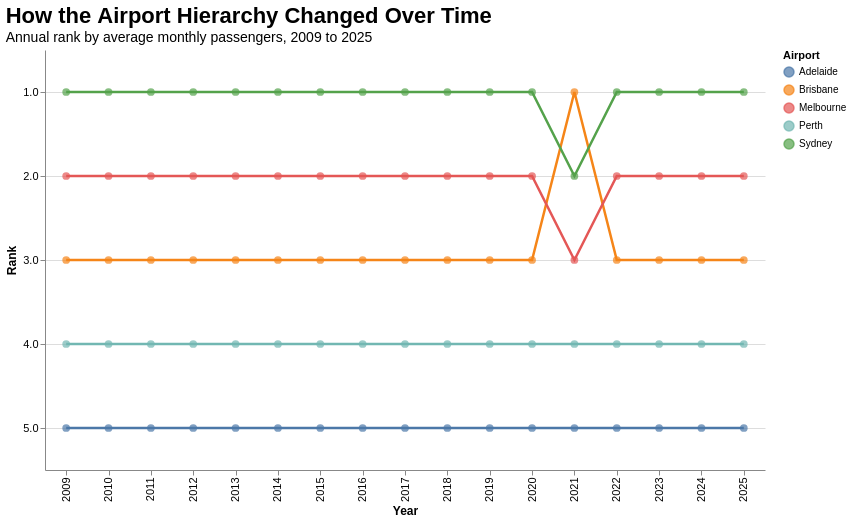

Here is the Vega-Lite specification saved for this chart:
### Vega-Lite specification from a JSON file in a GitHub repository (floating-point values rounded to 4 significant figures)
{"$schema": "https://vega.github.io/schema/vega-lite/v5.json", "width": 720, "height": 420, "title": {"text": "How the Airport Hierarchy Changed Over Time", "subtitle": "Annual rank by average monthly passengers, 2009 to 2025", "anchor": "start"}, "data": {"values": [{"year": 2009, "airport": "ADELAIDE", "total_passengers": 570100.0, "rank": 5.0, "airport_name": "Adelaide"}, {"year": 2009, "airport": "BRISBANE", "total_passengers": 1559000.0, "rank": 3.0, "airport_name": "Brisbane"}, {"year": 2009, "airport": "MELBOURNE", "total_passengers": 2074000.0, "rank": 2.0, "airport_name": "Melbourne"}, {"year": 2009, "airport": "PERTH", "total_passengers": 801300.0, "rank": 4.0, "airport_name": "Perth"}, {"year": 2009, "airport": "SYDNEY", "total_passengers": 2750000.0, "rank": 1.0, "airport_name": "Sydney"}, {"year": 2010, "airport": "ADELAIDE", "total_passengers": 607600.0, "rank": 5.0, "airport_name": "Adelaide"}, {"year": 2010, "airport": "BRISBANE", "total_passengers": 1635000.0, "rank": 3.0, "airport_name": "Brisbane"}, {"year": 2010, "airport": "MELBOURNE", "total_passengers": 2283000.0, "rank": 2.0, "airport_name": "Melbourne"}, {"year": 2010, "airport": "PERTH", "total_passengers": 871100.0, "rank": 4.0, "airport_name": "Perth"}, {"year": 2010, "airport": "SYDNEY", "total_passengers": 2971000.0, "rank": 1.0, "airport_name": "Sydney"}, {"year": 2011, "airport": "ADELAIDE", "total_passengers": 585100.0, "rank": 5.0, "airport_name": "Adelaide"}, {"year": 2011, "airport": "BRISBANE", "total_passengers": 1694000.0, "rank": 3.0, "airport_name": "Brisbane"}, {"year": 2011, "airport": "MELBOURNE", "total_passengers": 2306000.0, "rank": 2.0, "airport_name": "Melbourne"}, {"year": 2011, "airport": "PERTH", "total_passengers": 947100.0, "rank": 4.0, "airport_name": "Perth"}, {"year": 2011, "airport": "SYDNEY", "total_passengers": 2973000.0, "rank": 1.0, "airport_name": "Sydney"}, {"year": 2012, "airport": "ADELAIDE", "total_passengers": 588900.0, "rank": 5.0, "airport_name": "Adelaide"}, {"year": 2012, "airport": "BRISBANE", "total_passengers": 1756000.0, "rank": 3.0, "airport_name": "Brisbane"}, {"year": 2012, "airport": "MELBOURNE", "total_passengers": 2410000.0, "rank": 2.0, "airport_name": "Melbourne"}, {"year": 2012, "airport": "PERTH", "total_passengers": 1052000.0, "rank": 4.0, "airport_name": "Perth"}, {"year": 2012, "airport": "SYDNEY", "total_passengers": 3084000.0, "rank": 1.0, "airport_name": "Sydney"}, {"year": 2013, "airport": "ADELAIDE", "total_passengers": 614500.0, "rank": 5.0, "airport_name": "Adelaide"}, {"year": 2013, "airport": "BRISBANE", "total_passengers": 1787000.0, "rank": 3.0, "airport_name": "Brisbane"}, {"year": 2013, "airport": "MELBOURNE", "total_passengers": 2518000.0, "rank": 2.0, "airport_name": "Melbourne"}, {"year": 2013, "airport": "PERTH", "total_passengers": 1075000.0, "rank": 4.0, "airport_name": "Perth"}, {"year": 2013, "airport": "SYDNEY", "total_passengers": 3179000.0, "rank": 1.0, "airport_name": "Sydney"}, {"year": 2014, "airport": "ADELAIDE", "total_passengers": 641600.0, "rank": 5.0, "airport_name": "Adelaide"}, {"year": 2014, "airport": "BRISBANE", "total_passengers": 1829000.0, "rank": 3.0, "airport_name": "Brisbane"}, {"year": 2014, "airport": "MELBOURNE", "total_passengers": 2616000.0, "rank": 2.0, "airport_name": "Melbourne"}, {"year": 2014, "airport": "PERTH", "total_passengers": 1078000.0, "rank": 4.0, "airport_name": "Perth"}, {"year": 2014, "airport": "SYDNEY", "total_passengers": 3228000.0, "rank": 1.0, "airport_name": "Sydney"}, {"year": 2015, "airport": "ADELAIDE", "total_passengers": 639300.0, "rank": 5.0, "airport_name": "Adelaide"}, {"year": 2015, "airport": "BRISBANE", "total_passengers": 1835000.0, "rank": 3.0, "airport_name": "Brisbane"}, {"year": 2015, "airport": "MELBOURNE", "total_passengers": 2733000.0, "rank": 2.0, "airport_name": "Melbourne"}, {"year": 2015, "airport": "PERTH", "total_passengers": 1050000.0, "rank": 4.0, "airport_name": "Perth"}, {"year": 2015, "airport": "SYDNEY", "total_passengers": 3317000.0, "rank": 1.0, "airport_name": "Sydney"}, {"year": 2016, "airport": "ADELAIDE", "total_passengers": 660000.0, "rank": 5.0, "airport_name": "Adelaide"}, {"year": 2016, "airport": "BRISBANE", "total_passengers": 1875000.0, "rank": 3.0, "airport_name": "Brisbane"}, {"year": 2016, "airport": "MELBOURNE", "total_passengers": 2865000.0, "rank": 2.0, "airport_name": "Melbourne"}, {"year": 2016, "airport": "PERTH", "total_passengers": 1042000.0, "rank": 4.0, "airport_name": "Perth"}, {"year": 2016, "airport": "SYDNEY", "total_passengers": 3501000.0, "rank": 1.0, "airport_name": "Sydney"}, {"year": 2017, "airport": "ADELAIDE", "total_passengers": 676000.0, "rank": 5.0, "airport_name": "Adelaide"}, {"year": 2017, "airport": "BRISBANE", "total_passengers": 1912000.0, "rank": 3.0, "airport_name": "Brisbane"}, {"year": 2017, "airport": "MELBOURNE", "total_passengers": 2963000.0, "rank": 2.0, "airport_name": "Melbourne"}, {"year": 2017, "airport": "PERTH", "total_passengers": 1031000.0, "rank": 4.0, "airport_name": "Perth"}, {"year": 2017, "airport": "SYDNEY", "total_passengers": 3611000.0, "rank": 1.0, "airport_name": "Sydney"}, {"year": 2018, "airport": "ADELAIDE", "total_passengers": 695500.0, "rank": 5.0, "airport_name": "Adelaide"}, {"year": 2018, "airport": "BRISBANE", "total_passengers": 1956000.0, "rank": 3.0, "airport_name": "Brisbane"}, {"year": 2018, "airport": "MELBOURNE", "total_passengers": 3076000.0, "rank": 2.0, "airport_name": "Melbourne"}, {"year": 2018, "airport": "PERTH", "total_passengers": 1040000.0, "rank": 4.0, "airport_name": "Perth"}, {"year": 2018, "airport": "SYDNEY", "total_passengers": 3702000.0, "rank": 1.0, "airport_name": "Sydney"}, {"year": 2019, "airport": "ADELAIDE", "total_passengers": 709700.0, "rank": 5.0, "airport_name": "Adelaide"}, {"year": 2019, "airport": "BRISBANE", "total_passengers": 2000000.0, "rank": 3.0, "airport_name": "Brisbane"}, {"year": 2019, "airport": "MELBOURNE", "total_passengers": 3095000.0, "rank": 2.0, "airport_name": "Melbourne"}, {"year": 2019, "airport": "PERTH", "total_passengers": 1043000.0, "rank": 4.0, "airport_name": "Perth"}, {"year": 2019, "airport": "SYDNEY", "total_passengers": 3702000.0, "rank": 1.0, "airport_name": "Sydney"}, {"year": 2020, "airport": "ADELAIDE", "total_passengers": 215800.0, "rank": 5.0, "airport_name": "Adelaide"}, {"year": 2020, "airport": "BRISBANE", "total_passengers": 647900.0, "rank": 3.0, "airport_name": "Brisbane"}, {"year": 2020, "airport": "MELBOURNE", "total_passengers": 741400.0, "rank": 2.0, "airport_name": "Melbourne"}, {"year": 2020, "airport": "PERTH", "total_passengers": 327200.0, "rank": 4.0, "airport_name": "Perth"}, {"year": 2020, "airport": "SYDNEY", "total_passengers": 935600.0, "rank": 1.0, "airport_name": "Sydney"}, {"year": 2021, "airport": "ADELAIDE", "total_passengers": 255600.0, "rank": 5.0, "airport_name": "Adelaide"}, {"year": 2021, "airport": "BRISBANE", "total_passengers": 658900.0, "rank": 1.0, "airport_name": "Brisbane"}, {"year": 2021, "airport": "MELBOURNE", "total_passengers": 596700.0, "rank": 3.0, "airport_name": "Melbourne"}, {"year": 2021, "airport": "PERTH", "total_passengers": 328700.0, "rank": 4.0, "airport_name": "Perth"}, {"year": 2021, "airport": "SYDNEY", "total_passengers": 658400.0, "rank": 2.0, "airport_name": "Sydney"}, {"year": 2022, "airport": "ADELAIDE", "total_passengers": 534700.0, "rank": 5.0, "airport_name": "Adelaide"}, {"year": 2022, "airport": "BRISBANE", "total_passengers": 1409000.0, "rank": 3.0, "airport_name": "Brisbane"}, {"year": 2022, "airport": "MELBOURNE", "total_passengers": 2143000.0, "rank": 2.0, "airport_name": "Melbourne"}, {"year": 2022, "airport": "PERTH", "total_passengers": 700900.0, "rank": 4.0, "airport_name": "Perth"}, {"year": 2022, "airport": "SYDNEY", "total_passengers": 2421000.0, "rank": 1.0, "airport_name": "Sydney"}, {"year": 2023, "airport": "ADELAIDE", "total_passengers": 666500.0, "rank": 5.0, "airport_name": "Adelaide"}, {"year": 2023, "airport": "BRISBANE", "total_passengers": 1766000.0, "rank": 3.0, "airport_name": "Brisbane"}, {"year": 2023, "airport": "MELBOURNE", "total_passengers": 2769000.0, "rank": 2.0, "airport_name": "Melbourne"}, {"year": 2023, "airport": "PERTH", "total_passengers": 1014000.0, "rank": 4.0, "airport_name": "Perth"}, {"year": 2023, "airport": "SYDNEY", "total_passengers": 3226000.0, "rank": 1.0, "airport_name": "Sydney"}, {"year": 2024, "airport": "ADELAIDE", "total_passengers": 696000.0, "rank": 5.0, "airport_name": "Adelaide"}, {"year": 2024, "airport": "BRISBANE", "total_passengers": 1938000.0, "rank": 3.0, "airport_name": "Brisbane"}, {"year": 2024, "airport": "MELBOURNE", "total_passengers": 2960000.0, "rank": 2.0, "airport_name": "Melbourne"}, {"year": 2024, "airport": "PERTH", "total_passengers": 1132000.0, "rank": 4.0, "airport_name": "Perth"}, {"year": 2024, "airport": "SYDNEY", "total_passengers": 3455000.0, "rank": 1.0, "airport_name": "Sydney"}, {"year": 2025, "airport": "ADELAIDE", "total_passengers": 713600.0, "rank": 5.0, "airport_name": "Adelaide"}, {"year": 2025, "airport": "BRISBANE", "total_passengers": 2026000.0, "rank": 3.0, "airport_name": "Brisbane"}, {"year": 2025, "airport": "MELBOURNE", "total_passengers": 3026000.0, "rank": 2.0, "airport_name": "Melbourne"}, {"year": 2025, "airport": "PERTH", "total_passengers": 1210000.0, "rank": 4.0, "airport_name": "Perth"}, {"year": 2025, "airport": "SYDNEY", "total_passengers": 3515000.0, "rank": 1.0, "airport_name": "Sydney"}]}, "layer": [{"mark": {"type": "line", "strokeWidth": 2.5}, "encoding": {"x": {"field": "year", "type": "ordinal", "title": "Year"}, "y": {"field": "rank", "type": "quantitative", "title": "Rank", "scale": {"domain": [5.5, 0.5]}, "axis": {"values": [1, 2, 3, 4, 5]}}, "color": {"field": "airport_name", "type": "nominal", "title": "Airport"}, "detail": {"field": "airport_name"}}}, {"mark": {"type": "point", "filled": true, "size": 60}, "encoding": {"x": {"field": "year", "type": "ordinal"}, "y": {"field": "rank", "type": "quantitative"}, "color": {"field": "airport_name", "type": "nominal"}, "tooltip": [{"field": "year", "type": "ordinal", "title": "Year"}, {"field": "airport_name", "type": "nominal", "title": "Airport"}, {"field": "rank", "type": "quantitative", "title": "Rank", "format": ".0f"}, {"field": "total_passengers", "type": "quantitative", "title": "Avg monthly passengers", "format": ",.0f"}]}}], "config": {"view": {"stroke": null}, "axis": {"labelFontSize": 11, "titleFontSize": 12}, "title": {"fontSize": 22, "subtitleFontSize": 14}}}
